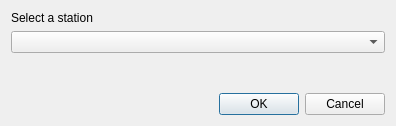
<?xml version="1.0" encoding="UTF-8"?>
<ui version="4.0">
 <class>Dialog</class>
 <widget class="QDialog" name="Dialog">
  <property name="geometry">
   <rect>
    <x>0</x>
    <y>0</y>
    <width>396</width>
    <height>126</height>
   </rect>
  </property>
  <property name="windowTitle">
   <string>Select station</string>
  </property>
  <layout class="QVBoxLayout" name="verticalLayout">
   <item>
    <widget class="QLabel" name="lblSelectStation">
     <property name="text">
      <string>Select a station</string>
     </property>
    </widget>
   </item>
   <item>
    <widget class="QComboBox" name="cboxStations"/>
   </item>
   <item>
    <spacer name="verticalSpacer">
     <property name="orientation">
      <enum>Qt::Vertical</enum>
     </property>
     <property name="sizeHint" stdset="0">
      <size>
       <width>20</width>
       <height>40</height>
      </size>
     </property>
    </spacer>
   </item>
   <item>
    <widget class="QDialogButtonBox" name="buttonBox">
     <property name="orientation">
      <enum>Qt::Horizontal</enum>
     </property>
     <property name="standardButtons">
      <set>QDialogButtonBox::Cancel|QDialogButtonBox::Ok</set>
     </property>
    </widget>
   </item>
  </layout>
 </widget>
 <resources/>
 <connections>
  <connection>
   <sender>buttonBox</sender>
   <signal>accepted()</signal>
   <receiver>Dialog</receiver>
   <slot>accept()</slot>
   <hints>
    <hint type="sourcelabel">
     <x>248</x>
     <y>254</y>
    </hint>
    <hint type="destinationlabel">
     <x>157</x>
     <y>274</y>
    </hint>
   </hints>
  </connection>
  <connection>
   <sender>buttonBox</sender>
   <signal>rejected()</signal>
   <receiver>Dialog</receiver>
   <slot>reject()</slot>
   <hints>
    <hint type="sourcelabel">
     <x>316</x>
     <y>260</y>
    </hint>
    <hint type="destinationlabel">
     <x>286</x>
     <y>274</y>
    </hint>
   </hints>
  </connection>
 </connections>
</ui>
